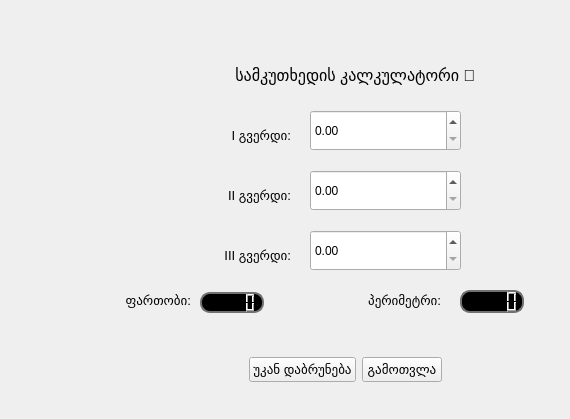
    <widget class="QWidget" name="Triangle_Page">
     <widget class="QDoubleSpinBox" name="Third_side_Of_Triangle">
      <property name="geometry">
       <rect>
        <x>310</x>
        <y>230</y>
        <width>151</width>
        <height>41</height>
       </rect>
      </property>
      <property name="singleStep">
       <double>0.010000000000000</double>
      </property>
     </widget>
     <widget class="QLabel" name="label_5">
      <property name="geometry">
       <rect>
        <x>220</x>
        <y>180</y>
        <width>71</width>
        <height>31</height>
       </rect>
      </property>
      <property name="font">
       <font>
        <pointsize>10</pointsize>
       </font>
      </property>
      <property name="text">
       <string>II გვერდი:</string>
      </property>
      <property name="alignment">
       <set>Qt::AlignRight|Qt::AlignTrailing|Qt::AlignVCenter</set>
      </property>
     </widget>
     <widget class="QLCDNumber" name="Triangle_area">
      <property name="geometry">
       <rect>
        <x>200</x>
        <y>292</y>
        <width>64</width>
        <height>21</height>
       </rect>
      </property>
      <property name="styleSheet">
       <string notr="true">QLCDNumber{
  background-color: rgb(0, 0, 0);
  border: 2px solid rgb(113, 113, 113);
  border-width: 2px;
  border-radius: 10px;
  color: rgb(255, 255, 255);
}</string>
      </property>
     </widget>
     <widget class="QLabel" name="label_6">
      <property name="geometry">
       <rect>
        <x>220</x>
        <y>240</y>
        <width>71</width>
        <height>31</height>
       </rect>
      </property>
      <property name="font">
       <font>
        <pointsize>10</pointsize>
       </font>
      </property>
      <property name="text">
       <string>III გვერდი:</string>
      </property>
      <property name="alignment">
       <set>Qt::AlignRight|Qt::AlignTrailing|Qt::AlignVCenter</set>
      </property>
     </widget>
     <widget class="QLCDNumber" name="Triangel_perimeter">
      <property name="geometry">
       <rect>
        <x>460</x>
        <y>290</y>
        <width>64</width>
        <height>23</height>
       </rect>
      </property>
      <property name="styleSheet">
       <string notr="true">QLCDNumber{
  background-color: rgb(0, 0, 0);
  border: 2px solid rgb(113, 113, 113);
  border-width: 2px;
  border-radius: 10px;
  color: rgb(255, 255, 255);
}</string>
      </property>
     </widget>
     <widget class="QDoubleSpinBox" name="first_side_Of_Triangle">
      <property name="geometry">
       <rect>
        <x>310</x>
        <y>110</y>
        <width>151</width>
        <height>41</height>
       </rect>
      </property>
      <property name="singleStep">
       <double>0.010000000000000</double>
      </property>
     </widget>
     <widget class="QLabel" name="label_4">
      <property name="geometry">
       <rect>
        <x>220</x>
        <y>120</y>
        <width>71</width>
        <height>31</height>
       </rect>
      </property>
      <property name="font">
       <font>
        <pointsize>10</pointsize>
       </font>
      </property>
      <property name="text">
       <string>I გვერდი:</string>
      </property>
      <property name="alignment">
       <set>Qt::AlignRight|Qt::AlignTrailing|Qt::AlignVCenter</set>
      </property>
     </widget>
     <widget class="QLabel" name="label_7">
      <property name="geometry">
       <rect>
        <x>90</x>
        <y>290</y>
        <width>101</width>
        <height>21</height>
       </rect>
      </property>
      <property name="font">
       <font>
        <pointsize>10</pointsize>
       </font>
      </property>
      <property name="text">
       <string>ფართობი:</string>
      </property>
      <property name="alignment">
       <set>Qt::AlignRight|Qt::AlignTrailing|Qt::AlignVCenter</set>
      </property>
     </widget>
     <widget class="QLabel" name="label_8">
      <property name="geometry">
       <rect>
        <x>330</x>
        <y>290</y>
        <width>111</width>
        <height>21</height>
       </rect>
      </property>
      <property name="font">
       <font>
        <pointsize>10</pointsize>
       </font>
      </property>
      <property name="text">
       <string>პერიმეტრი:</string>
      </property>
      <property name="alignment">
       <set>Qt::AlignRight|Qt::AlignTrailing|Qt::AlignVCenter</set>
      </property>
     </widget>
     <widget class="QDoubleSpinBox" name="Second_side_Of_Triangle">
      <property name="geometry">
       <rect>
        <x>310</x>
        <y>170</y>
        <width>151</width>
        <height>41</height>
       </rect>
      </property>
      <property name="singleStep">
       <double>0.010000000000000</double>
      </property>
     </widget>
     <widget class="QLabel" name="label_3">
      <property name="geometry">
       <rect>
        <x>230</x>
        <y>50</y>
        <width>251</width>
        <height>51</height>
       </rect>
      </property>
      <property name="font">
       <font>
        <pointsize>12</pointsize>
       </font>
      </property>
      <property name="text">
       <string>სამკუთხედის კალკულატორი 🔺</string>
      </property>
      <property name="alignment">
       <set>Qt::AlignCenter</set>
      </property>
     </widget>
     <widget class="QWidget" name="gridLayoutWidget_6">
      <property name="geometry">
       <rect>
        <x>130</x>
        <y>330</y>
        <width>431</width>
        <height>80</height>
       </rect>
      </property>
      <layout class="QGridLayout" name="gridLayout_6">
       <item row="0" column="1">
        <widget class="QPushButton" name="pushButton_Return_Back_from_Trianglw_Page_to_Main">
         <property name="font">
          <font>
           <pointsize>10</pointsize>
          </font>
         </property>
         <property name="text">
          <string>უკან დაბრუნება</string>
         </property>
        </widget>
       </item>
       <item row="0" column="0">
        <spacer name="horizontalSpacer_9">
         <property name="orientation">
          <enum>Qt::Horizontal</enum>
         </property>
         <property name="sizeHint" stdset="0">
          <size>
           <width>40</width>
           <height>20</height>
          </size>
         </property>
        </spacer>
       </item>
       <item row="0" column="2">
        <widget class="QPushButton" name="pushButton_Calculate_For_Triangle">
         <property name="font">
          <font>
           <pointsize>10</pointsize>
          </font>
         </property>
         <property name="text">
          <string>გამოთვლა</string>
         </property>
        </widget>
       </item>
       <item row="0" column="3">
        <spacer name="horizontalSpacer_10">
         <property name="orientation">
          <enum>Qt::Horizontal</enum>
         </property>
         <property name="sizeHint" stdset="0">
          <size>
           <width>40</width>
           <height>20</height>
          </size>
         </property>
        </spacer>
       </item>
      </layout>
     </widget>
    </widget>
